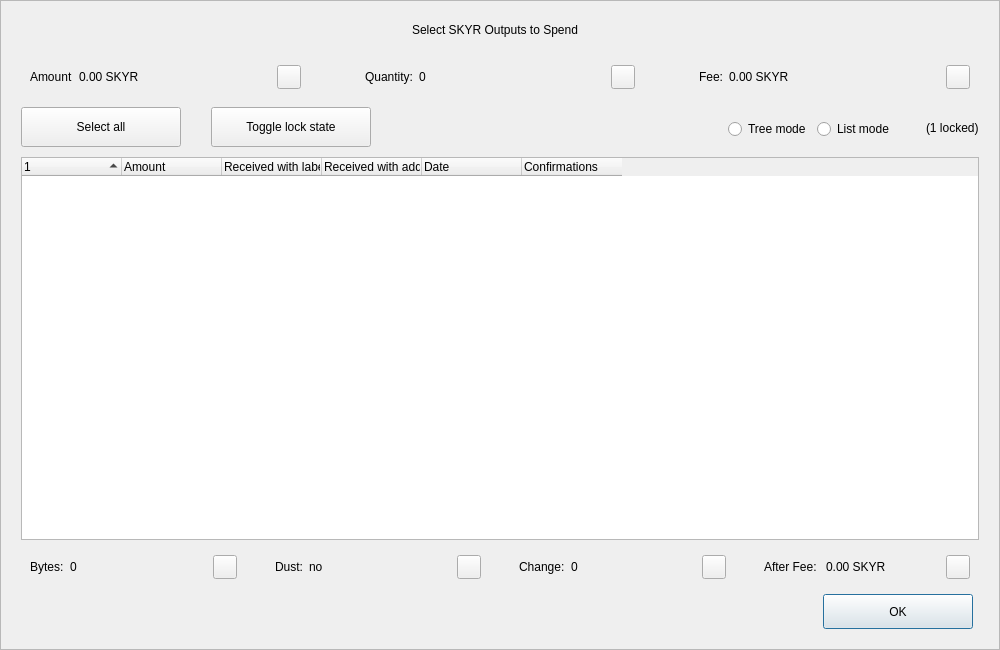
<?xml version="1.0" encoding="UTF-8"?>
<ui version="4.0">
 <class>CoinControlDialog</class>
 <widget class="QDialog" name="CoinControlDialog">
  <property name="geometry">
   <rect>
    <x>0</x>
    <y>0</y>
    <width>1000</width>
    <height>650</height>
   </rect>
  </property>
  <property name="minimumSize">
   <size>
    <width>950</width>
    <height>650</height>
   </size>
  </property>
  <property name="windowTitle">
   <string>Coin Selection</string>
  </property>
  <property name="styleSheet">
   <string notr="true"/>
  </property>
  <layout class="QVBoxLayout" name="verticalLayout">
   <property name="spacing">
    <number>0</number>
   </property>
   <property name="leftMargin">
    <number>0</number>
   </property>
   <property name="topMargin">
    <number>0</number>
   </property>
   <property name="rightMargin">
    <number>0</number>
   </property>
   <property name="bottomMargin">
    <number>0</number>
   </property>
   <item>
    <widget class="QFrame" name="frameContainer">
     <property name="toolTipDuration">
      <number>0</number>
     </property>
     <property name="frameShape">
      <enum>QFrame::StyledPanel</enum>
     </property>
     <property name="frameShadow">
      <enum>QFrame::Raised</enum>
     </property>
     <layout class="QVBoxLayout" name="verticalLayout_2">
      <property name="leftMargin">
       <number>0</number>
      </property>
      <property name="rightMargin">
       <number>0</number>
      </property>
      <property name="bottomMargin">
       <number>20</number>
      </property>
      <item>
       <layout class="QHBoxLayout" name="horizontalLayout_12">
        <property name="spacing">
         <number>0</number>
        </property>
        <property name="leftMargin">
         <number>20</number>
        </property>
        <property name="rightMargin">
         <number>30</number>
        </property>
        <item>
         <spacer name="horizontalSpacer_4">
          <property name="orientation">
           <enum>Qt::Horizontal</enum>
          </property>
          <property name="sizeHint" stdset="0">
           <size>
            <width>40</width>
            <height>20</height>
           </size>
          </property>
         </spacer>
        </item>
        <item>
         <widget class="QLabel" name="labelTitle">
          <property name="minimumSize">
           <size>
            <width>0</width>
            <height>40</height>
           </size>
          </property>
          <property name="maximumSize">
           <size>
            <width>16777215</width>
            <height>40</height>
           </size>
          </property>
          <property name="text">
           <string>Select SKYR Outputs to Spend</string>
          </property>
          <property name="alignment">
           <set>Qt::AlignCenter</set>
          </property>
          <property name="margin">
           <number>7</number>
          </property>
         </widget>
        </item>
        <item>
         <spacer name="horizontalSpacer_5">
          <property name="orientation">
           <enum>Qt::Horizontal</enum>
          </property>
          <property name="sizeHint" stdset="0">
           <size>
            <width>40</width>
            <height>20</height>
           </size>
          </property>
         </spacer>
        </item>
       </layout>
      </item>
      <item>
       <layout class="QHBoxLayout" name="horizontalLayout_8">
        <property name="leftMargin">
         <number>20</number>
        </property>
        <property name="rightMargin">
         <number>20</number>
        </property>
        <item>
         <widget class="QWidget" name="layoutAmount" native="true">
          <layout class="QHBoxLayout" name="horizontalLayout_9" stretch="0,1,0">
           <item>
            <widget class="QLabel" name="labelCoinControlAmountText">
             <property name="text">
              <string>Amount</string>
             </property>
            </widget>
           </item>
           <item>
            <widget class="QLabel" name="labelCoinControlAmount">
             <property name="text">
              <string>0.00 SKYR</string>
             </property>
            </widget>
           </item>
           <item alignment="Qt::AlignHCenter|Qt::AlignVCenter">
            <widget class="QPushButton" name="pushButtonAmount">
             <property name="minimumSize">
              <size>
               <width>0</width>
               <height>24</height>
              </size>
             </property>
             <property name="maximumSize">
              <size>
               <width>24</width>
               <height>26</height>
              </size>
             </property>
             <property name="focusPolicy">
              <enum>Qt::NoFocus</enum>
             </property>
             <property name="styleSheet">
              <string notr="true">padding-bottom:2px;
padding-right:4px;</string>
             </property>
             <property name="text">
              <string/>
             </property>
            </widget>
           </item>
          </layout>
         </widget>
        </item>
        <item>
         <spacer name="horizontalSpacer_2">
          <property name="orientation">
           <enum>Qt::Horizontal</enum>
          </property>
          <property name="sizeType">
           <enum>QSizePolicy::Fixed</enum>
          </property>
          <property name="sizeHint" stdset="0">
           <size>
            <width>40</width>
            <height>20</height>
           </size>
          </property>
         </spacer>
        </item>
        <item>
         <widget class="QWidget" name="layoutQuantity" native="true">
          <layout class="QHBoxLayout" name="horizontalLayout_10" stretch="0,1,0">
           <item>
            <widget class="QLabel" name="labelCoinControlQuantityText">
             <property name="text">
              <string>Quantity:</string>
             </property>
            </widget>
           </item>
           <item>
            <widget class="QLabel" name="labelCoinControlQuantity">
             <property name="text">
              <string>0</string>
             </property>
            </widget>
           </item>
           <item alignment="Qt::AlignHCenter|Qt::AlignVCenter">
            <widget class="QPushButton" name="pushButtonQuantity">
             <property name="minimumSize">
              <size>
               <width>0</width>
               <height>24</height>
              </size>
             </property>
             <property name="maximumSize">
              <size>
               <width>24</width>
               <height>26</height>
              </size>
             </property>
             <property name="focusPolicy">
              <enum>Qt::NoFocus</enum>
             </property>
             <property name="styleSheet">
              <string notr="true">padding-bottom:2px;
               padding-right:4px;</string>
             </property>
             <property name="text">
              <string/>
             </property>
            </widget>
           </item>
          </layout>
         </widget>
        </item>
        <item>
         <spacer name="horizontalSpacer_22">
          <property name="orientation">
           <enum>Qt::Horizontal</enum>
          </property>
          <property name="sizeType">
           <enum>QSizePolicy::Fixed</enum>
          </property>
          <property name="sizeHint" stdset="0">
           <size>
            <width>40</width>
            <height>20</height>
           </size>
          </property>
         </spacer>
        </item>
        <item>
         <widget class="QWidget" name="layoutFee" native="true">
          <layout class="QHBoxLayout" name="horizontalLayout_11" stretch="0,1,0">
           <item>
            <widget class="QLabel" name="labelCoinControlFeeText">
             <property name="text">
              <string>Fee:</string>
             </property>
            </widget>
           </item>
           <item>
            <widget class="QLabel" name="labelCoinControlFee">
             <property name="text">
              <string>0.00 SKYR</string>
             </property>
            </widget>
           </item>
           <item alignment="Qt::AlignHCenter|Qt::AlignVCenter">
            <widget class="QPushButton" name="pushButtonFee">
             <property name="minimumSize">
              <size>
               <width>0</width>
               <height>24</height>
              </size>
             </property>
             <property name="maximumSize">
              <size>
               <width>24</width>
               <height>26</height>
              </size>
             </property>
             <property name="focusPolicy">
              <enum>Qt::NoFocus</enum>
             </property>
             <property name="styleSheet">
              <string notr="true">padding-bottom:2px;
               padding-right:4px;</string>
             </property>
             <property name="text">
              <string/>
             </property>
            </widget>
           </item>
          </layout>
         </widget>
        </item>
       </layout>
      </item>
      <item>
       <widget class="QFrame" name="frame">
        <property name="minimumSize">
         <size>
          <width>0</width>
          <height>40</height>
         </size>
        </property>
        <property name="styleSheet">
         <string notr="true">#frame {
	border:0;
}</string>
        </property>
        <property name="frameShape">
         <enum>QFrame::StyledPanel</enum>
        </property>
        <property name="frameShadow">
         <enum>QFrame::Sunken</enum>
        </property>
        <layout class="QHBoxLayout" name="horizontalLayout">
         <property name="spacing">
          <number>0</number>
         </property>
         <property name="leftMargin">
          <number>20</number>
         </property>
         <property name="topMargin">
          <number>0</number>
         </property>
         <property name="rightMargin">
          <number>20</number>
         </property>
         <property name="bottomMargin">
          <number>0</number>
         </property>
         <item>
          <layout class="QHBoxLayout" name="horizontalLayoutPanel" stretch="0,0,0,0,0,0">
           <property name="spacing">
            <number>20</number>
           </property>
           <item>
            <widget class="QPushButton" name="pushButtonSelectAll">
             <property name="sizePolicy">
              <sizepolicy hsizetype="Maximum" vsizetype="Fixed">
               <horstretch>0</horstretch>
               <verstretch>0</verstretch>
              </sizepolicy>
             </property>
             <property name="minimumSize">
              <size>
               <width>160</width>
               <height>40</height>
              </size>
             </property>
             <property name="maximumSize">
              <size>
               <width>16777215</width>
               <height>40</height>
              </size>
             </property>
             <property name="text">
              <string>Select all</string>
             </property>
             <property name="checkable">
              <bool>true</bool>
             </property>
             <property name="checked">
              <bool>false</bool>
             </property>
             <property name="autoExclusive">
              <bool>false</bool>
             </property>
             <property name="autoDefault">
              <bool>false</bool>
             </property>
            </widget>
           </item>
           <item>
            <spacer name="horizontalSpacer_6">
             <property name="orientation">
              <enum>Qt::Horizontal</enum>
             </property>
             <property name="sizeType">
              <enum>QSizePolicy::Fixed</enum>
             </property>
             <property name="sizeHint" stdset="0">
              <size>
               <width>10</width>
               <height>20</height>
              </size>
             </property>
            </spacer>
           </item>
           <item>
            <widget class="QPushButton" name="pushButtonToggleLock">
             <property name="sizePolicy">
              <sizepolicy hsizetype="Maximum" vsizetype="Fixed">
               <horstretch>0</horstretch>
               <verstretch>0</verstretch>
              </sizepolicy>
             </property>
             <property name="minimumSize">
              <size>
               <width>160</width>
               <height>40</height>
              </size>
             </property>
             <property name="maximumSize">
              <size>
               <width>16777215</width>
               <height>40</height>
              </size>
             </property>
             <property name="text">
              <string>Toggle lock state</string>
             </property>
             <property name="checkable">
              <bool>true</bool>
             </property>
             <property name="autoExclusive">
              <bool>false</bool>
             </property>
             <property name="autoDefault">
              <bool>false</bool>
             </property>
            </widget>
           </item>
           <item>
            <spacer name="horizontalSpacer_7">
             <property name="orientation">
              <enum>Qt::Horizontal</enum>
             </property>
             <property name="sizeType">
              <enum>QSizePolicy::Expanding</enum>
             </property>
             <property name="sizeHint" stdset="0">
              <size>
               <width>30</width>
               <height>20</height>
              </size>
             </property>
            </spacer>
           </item>
           <item alignment="Qt::AlignRight">
            <widget class="QGroupBox" name="groupBox_2">
             <property name="styleSheet">
              <string notr="true">#groupBox_2 {
    background-color:transparent;
    border-radius:0;
}</string>
             </property>
             <property name="title">
              <string/>
             </property>
             <layout class="QHBoxLayout" name="horizontalLayout_14">
              <item>
               <widget class="QRadioButton" name="radioTreeMode">
                <property name="sizePolicy">
                 <sizepolicy hsizetype="Maximum" vsizetype="Fixed">
                  <horstretch>0</horstretch>
                  <verstretch>0</verstretch>
                 </sizepolicy>
                </property>
                <property name="text">
                 <string>Tree mode</string>
                </property>
               </widget>
              </item>
              <item>
               <widget class="QRadioButton" name="radioListMode">
                <property name="sizePolicy">
                 <sizepolicy hsizetype="Maximum" vsizetype="Fixed">
                  <horstretch>0</horstretch>
                  <verstretch>0</verstretch>
                 </sizepolicy>
                </property>
                <property name="text">
                 <string>List mode</string>
                </property>
                <property name="checked">
                 <bool>false</bool>
                </property>
               </widget>
              </item>
             </layout>
            </widget>
           </item>
           <item>
            <widget class="QLabel" name="labelLocked">
             <property name="text">
              <string>(1 locked)</string>
             </property>
            </widget>
           </item>
          </layout>
         </item>
        </layout>
       </widget>
      </item>
      <item>
       <layout class="QHBoxLayout" name="horizontalLayout_13">
        <property name="leftMargin">
         <number>20</number>
        </property>
        <property name="rightMargin">
         <number>20</number>
        </property>
        <item>
         <widget class="CoinControlTreeWidget" name="treeWidget">
          <property name="contextMenuPolicy">
           <enum>Qt::CustomContextMenu</enum>
          </property>
          <property name="styleSheet">
           <string notr="true"/>
          </property>
          <property name="sortingEnabled">
           <bool>false</bool>
          </property>
          <property name="columnCount">
           <number>6</number>
          </property>
          <attribute name="headerShowSortIndicator" stdset="0">
           <bool>true</bool>
          </attribute>
          <attribute name="headerStretchLastSection">
           <bool>false</bool>
          </attribute>
          <column>
           <property name="text">
            <string/>
           </property>
          </column>
          <column>
           <property name="text">
            <string>Amount</string>
           </property>
          </column>
          <column>
           <property name="text">
            <string>Received with label</string>
           </property>
          </column>
          <column>
           <property name="text">
            <string>Received with address</string>
           </property>
          </column>
          <column>
           <property name="text">
            <string>Date</string>
           </property>
          </column>
          <column>
           <property name="text">
            <string>Confirmations</string>
           </property>
           <property name="toolTip">
            <string>Confirmed</string>
           </property>
          </column>
         </widget>
        </item>
       </layout>
      </item>
      <item>
       <layout class="QHBoxLayout" name="horizontalLayout_3">
        <property name="spacing">
         <number>20</number>
        </property>
        <property name="leftMargin">
         <number>20</number>
        </property>
        <property name="rightMargin">
         <number>20</number>
        </property>
        <item>
         <widget class="QWidget" name="layoutBytes" native="true">
          <layout class="QHBoxLayout" name="horizontalLayout_4" stretch="0,1,0">
           <item>
            <widget class="QLabel" name="labelCoinControlBytesText">
             <property name="text">
              <string>Bytes:</string>
             </property>
            </widget>
           </item>
           <item>
            <widget class="QLabel" name="labelCoinControlBytes">
             <property name="text">
              <string>0</string>
             </property>
            </widget>
           </item>
           <item alignment="Qt::AlignHCenter|Qt::AlignVCenter">
            <widget class="QPushButton" name="pushButtonBytes">
             <property name="minimumSize">
              <size>
               <width>0</width>
               <height>24</height>
              </size>
             </property>
             <property name="maximumSize">
              <size>
               <width>24</width>
               <height>26</height>
              </size>
             </property>
             <property name="focusPolicy">
              <enum>Qt::NoFocus</enum>
             </property>
             <property name="styleSheet">
              <string notr="true">padding-bottom:2px;
               padding-right:4px;</string>
             </property>
             <property name="text">
              <string/>
             </property>
            </widget>
           </item>
          </layout>
         </widget>
        </item>
        <item>
         <widget class="QWidget" name="layoutDust" native="true">
          <layout class="QHBoxLayout" name="horizontalLayout_5" stretch="0,1,0">
           <item>
            <widget class="QLabel" name="labelCoinControlLowOutputText">
             <property name="text">
              <string>Dust:</string>
             </property>
            </widget>
           </item>
           <item>
            <widget class="QLabel" name="labelCoinControlLowOutput">
             <property name="text">
              <string>no</string>
             </property>
            </widget>
           </item>
           <item alignment="Qt::AlignHCenter|Qt::AlignVCenter">
            <widget class="QPushButton" name="pushButtonDust">
             <property name="minimumSize">
              <size>
               <width>0</width>
               <height>24</height>
              </size>
             </property>
             <property name="maximumSize">
              <size>
               <width>24</width>
               <height>26</height>
              </size>
             </property>
             <property name="focusPolicy">
              <enum>Qt::NoFocus</enum>
             </property>
             <property name="styleSheet">
              <string notr="true">padding-bottom:2px;
               padding-right:4px;</string>
             </property>
             <property name="text">
              <string/>
             </property>
            </widget>
           </item>
          </layout>
         </widget>
        </item>
        <item>
         <widget class="QWidget" name="layoutChange" native="true">
          <layout class="QHBoxLayout" name="horizontalLayout_6" stretch="0,1,0">
           <item>
            <widget class="QLabel" name="labelCoinControlChangeText">
             <property name="text">
              <string>Change:</string>
             </property>
            </widget>
           </item>
           <item>
            <widget class="QLabel" name="labelCoinControlChange">
             <property name="text">
              <string>0</string>
             </property>
            </widget>
           </item>
           <item alignment="Qt::AlignHCenter|Qt::AlignVCenter">
            <widget class="QPushButton" name="pushButtonChange">
             <property name="minimumSize">
              <size>
               <width>0</width>
               <height>24</height>
              </size>
             </property>
             <property name="maximumSize">
              <size>
               <width>24</width>
               <height>26</height>
              </size>
             </property>
             <property name="focusPolicy">
              <enum>Qt::NoFocus</enum>
             </property>
             <property name="styleSheet">
              <string notr="true">padding-bottom:2px;
               padding-right:4px;</string>
             </property>
             <property name="text">
              <string/>
             </property>
            </widget>
           </item>
          </layout>
         </widget>
        </item>
        <item>
         <widget class="QWidget" name="layoutAfter" native="true">
          <layout class="QHBoxLayout" name="horizontalLayout_7" stretch="0,1,0">
           <item>
            <widget class="QLabel" name="labelCoinControlAfterFeeText">
             <property name="text">
              <string>After Fee: </string>
             </property>
            </widget>
           </item>
           <item>
            <widget class="QLabel" name="labelCoinControlAfterFee">
             <property name="text">
              <string>0.00 SKYR</string>
             </property>
            </widget>
           </item>
           <item alignment="Qt::AlignHCenter|Qt::AlignVCenter">
            <widget class="QPushButton" name="pushButtonAlterFee">
             <property name="minimumSize">
              <size>
               <width>0</width>
               <height>24</height>
              </size>
             </property>
             <property name="maximumSize">
              <size>
               <width>24</width>
               <height>26</height>
              </size>
             </property>
             <property name="focusPolicy">
              <enum>Qt::NoFocus</enum>
             </property>
             <property name="styleSheet">
              <string notr="true">padding-bottom:2px;
               padding-right:4px;</string>
             </property>
             <property name="text">
              <string/>
             </property>
            </widget>
           </item>
          </layout>
         </widget>
        </item>
       </layout>
      </item>
      <item>
       <layout class="QHBoxLayout" name="horizontalLayout_2">
        <property name="spacing">
         <number>0</number>
        </property>
        <property name="leftMargin">
         <number>20</number>
        </property>
        <property name="rightMargin">
         <number>26</number>
        </property>
        <item>
         <spacer name="horizontalSpacer_3">
          <property name="orientation">
           <enum>Qt::Horizontal</enum>
          </property>
          <property name="sizeHint" stdset="0">
           <size>
            <width>558</width>
            <height>20</height>
           </size>
          </property>
         </spacer>
        </item>
        <item>
         <widget class="QPushButton" name="pushButtonOk">
          <property name="minimumSize">
           <size>
            <width>150</width>
            <height>35</height>
           </size>
          </property>
          <property name="text">
           <string>OK</string>
          </property>
         </widget>
        </item>
       </layout>
      </item>
     </layout>
    </widget>
   </item>
  </layout>
 </widget>
 <customwidgets>
  <customwidget>
   <class>CoinControlTreeWidget</class>
   <extends>QTreeWidget</extends>
   <header>coincontroltreewidget.h</header>
  </customwidget>
 </customwidgets>
 <resources/>
 <connections/>
</ui>
